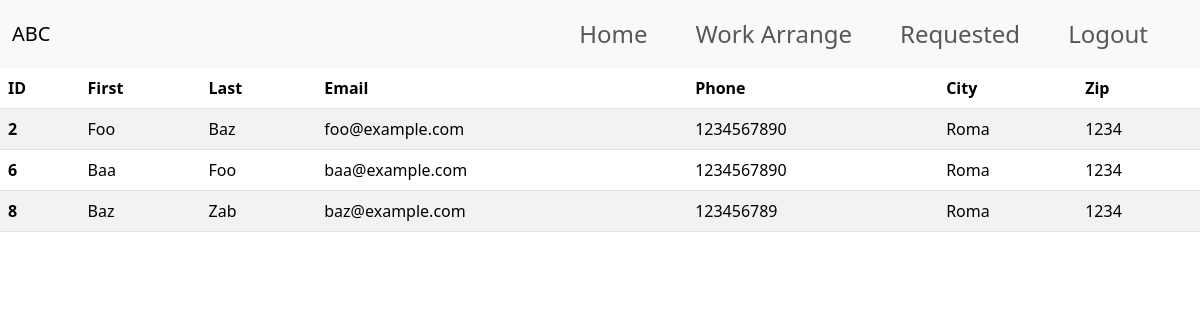
Screenshot of /employees (signed in) with the database file from the repository.
### humanresources/models.py (models this page shows, shortened)
class User_details(models.Model):
    user = models.ForeignKey(Email, on_delete=models.CASCADE)
    first_name = models.CharField(max_length=64, blank=False)
    last_name = models.CharField(max_length=64, blank=True)
    surname = models.CharField(max_length=64, blank=False)
    birthday = models.DateField(blank=False)
    phone = models.IntegerField(null=False, blank=False)
    address1 = models.CharField(max_length=254, blank=False)
    address2 = models.CharField(max_length=254, blank=True)
    city = models.CharField(max_length=64, blank=False)
    state = models.CharField(max_length=64, blank=False)
    zip = models.CharField(max_length=10, blank=False)

class Email(models.Model):
    MAIN = '1'
    EMPLOYEE = '2'
    EMPLOYER = '3'
    ACCOUNT_TYPE_CHOICES = [
        (MAIN, "Main"),
        (EMPLOYER, "Employer"),
        (EMPLOYEE, "Employee")
    ]
    account_type = models.CharField(
        max_length=1, choices=ACCOUNT_TYPE_CHOICES, default=EMPLOYEE, blank=True)
    email = models.EmailField(unique=True)

### humanresources/views.py (the view)
# urls.py: path("employees", views.employees, name="employees"),  # available
@login_required
def employees(request):
    email = Email.objects.filter(account_type='2')
    all_employees = User_details.objects.filter(user__in=email)
    return render(request, "humanresources/employees.html", {
        "employee_detail": all_employees
    })

### humanresources/models.py (called while the page is built)
    def acc_email(self):
        return Email.objects.get(email=self.email)

### humanresources/templates/humanresources/employees.html (shortened to what this page needs)
{% extends 'humanresources/layout.html' %}
{% load static %}
{% block body %}
<div class="overflow-x-auto">
  <table class="table table-striped">
    <thead>
      <tr>
        <th scope="col">ID</th>
        <th scope="col">First</th>
        <th scope="col">Last</th>
        <th scope="col">Email</th>
        <th scope="col">Phone</th>
        <th scope="col">City</th>
        <th scope="col">Zip</th>
      </tr>
    </thead>
    <tbody>
      {% for employee in employee_detail %}
        <tr>
          <th scope="row">{{ employee.user.id }}</th>
          <td>{{ employee.first_name|title }}</td>
          <td>{{ employee.last_name|title }}</td>
          <td>{{ employee.user.email }}</td>
          <td>{{ employee.phone }}</td>
          <td>{{ employee.city|title }}</td>
          <td>{{ employee.zip }}</td>
        </tr>
      {% endfor %}
    </tbody>
  </table>
</div>
{% endblock %}

### humanresources/static/humanresources/styles.css (style rules this page uses)
body { box-sizing: border-box; margin: 0; padding: 0; position: relative; }

### rows the page displays
User_details: user.id "2", first_name "Foo", last_name "Baz", user.email "foo@example.com", phone "1234567890", city "Roma", zip "1234"
User_details: user.id "6", first_name "Baa", last_name "Foo", user.email "baa@example.com", phone "1234567890", city "Roma", zip "1234"
User_details: user.id "8", first_name "Baz", last_name "Zab", user.email "baz@example.com", phone "123456789", city "Roma", zip "1234"
